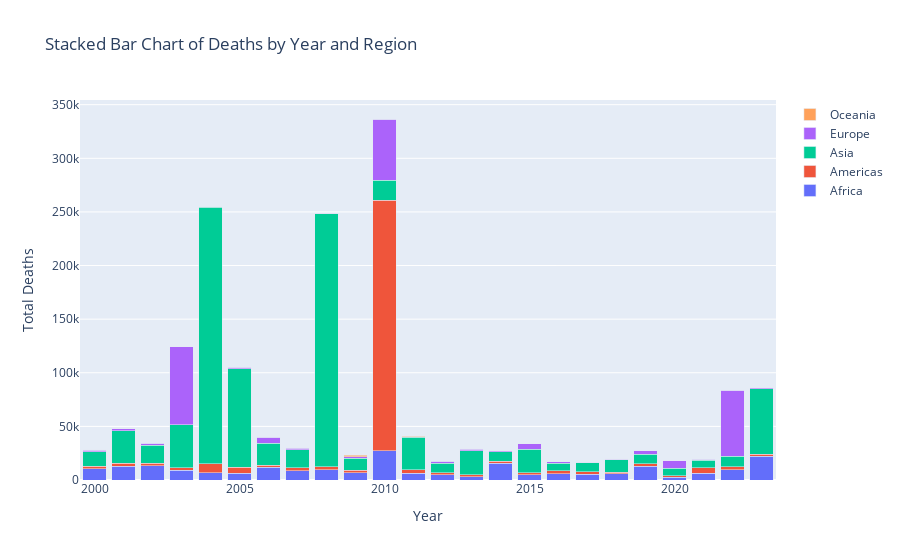

Source (notebook cell):
### Code cell
import pandas as pd
import plotly.graph_objs as go
import plotly.io as pio

# Assuming you have already imported pandas and have your data in 'grouped_data'

# Convert grouped data to DataFrame
pivot_df = grouped_data.unstack().reset_index()

# Create a list of traces for each region
traces = []
for region in pivot_df.columns[1:]:
    traces.append(go.Bar(
        x=pivot_df['Start Year'],
        y=pivot_df[region],
        name=region
    ))

# Create layout for the plot
layout = go.Layout(
    title='Stacked Bar Chart of Deaths by Year and Region',
    xaxis=dict(title='Year'),
    yaxis=dict(title='Total Deaths'),
    barmode='stack'
)

# Create figure object that contains all the traces and layout
fig = go.Figure(data=traces, layout=layout)

# Display the interactive plot
fig.show()

# Define the path to the folder where you want to save the HTML file
folder_path = "/Users/samharris/Desktop/Capstone/24Spr_-S-Harris-_-disasters-/Sample_Capstone/code/website/"

# Save the Plotly map to an HTML file in the specified folder
file_path = folder_path + "stacked_bar_chart_of_deaths_by_year_and_region.html"
pio.write_html(fig, file_path)

### Figure 1 — Plotly figure (JSON) as saved in the notebook; plotly's stock layout.template omitted (floating-point values rounded to 4 significant figures)
{"data": [{"name": "Africa", "type": "bar", "x": [2000, 2001, 2002, 2003, 2004, 2005, 2006, 2007, 2008, 2009, 2010, 2011, 2012, 2013, 2014, 2015, 2016, 2017, 2018, 2019, 2020, 2021, 2022, 2023], "y": [10577, 12651, 13125, 8907, 6685, 6264, 12043, 8509, 9525, 6885, 27151, 6427, 4720, 3018, 15775, 5028, 5884, 5189, 5810, 13044, 2685, 6507, 9788, 22105]}, {"name": "Americas", "type": "bar", "x": [2000, 2001, 2002, 2003, 2004, 2005, 2006, 2007, 2008, 2009, 2010, 2011, 2012, 2013, 2014, 2015, 2016, 2017, 2018, 2019, 2020, 2021, 2022, 2023], "y": [2141, 3072, 2390, 2628, 8301, 5444, 1561, 2948, 2868, 2422, 233843, 3224, 2264, 1877, 1585, 1926, 2518, 2452, 1512, 2337, 1494, 5073, 2638, 1882]}, {"name": "Asia", "type": "bar", "x": [2000, 2001, 2002, 2003, 2004, 2005, 2006, 2007, 2008, 2009, 2010, 2011, 2012, 2013, 2014, 2015, 2016, 2017, 2018, 2019, 2020, 2021, 2022, 2023], "y": [13600, 30085, 17074, 39868, 239167, 91865, 20591, 16833, 235777, 11157, 18584, 30106, 8683, 22218, 9091, 21671, 7415, 8305, 11487, 8672, 6958, 6917, 9569, 61321]}, {"name": "Europe", "type": "bar", "x": [2000, 2001, 2002, 2003, 2004, 2005, 2006, 2007, 2008, 2009, 2010, 2011, 2012, 2013, 2014, 2015, 2016, 2017, 2018, 2019, 2020, 2021, 2022, 2023], "y": [1513, 2191, 1571, 72841, 857, 1493, 5527, 1510, 741, 1375, 56929, 791, 1597, 1798, 720, 5032, 1277, 567, 764, 3190, 6781, 647, 61871, 581]}, {"name": "Oceania", "type": "bar", "x": [2000, 2001, 2002, 2003, 2004, 2005, 2006, 2007, 2008, 2009, 2010, 2011, 2012, 2013, 2014, 2015, 2016, 2017, 2018, 2019, 2020, 2021, 2022, 2023], "y": [231, 9, 233, 64, 35, 42, 24, 273, 25, 1085, 140, 221, 433, 40, 201, 66, 69, 12, 270, 152, 102, 14, 43, 84]}], "layout": {"barmode": "stack", "title": {"text": "Stacked Bar Chart of Deaths by Year and Region"}, "xaxis": {"title": {"text": "Year"}}, "yaxis": {"title": {"text": "Total Deaths"}}}}
